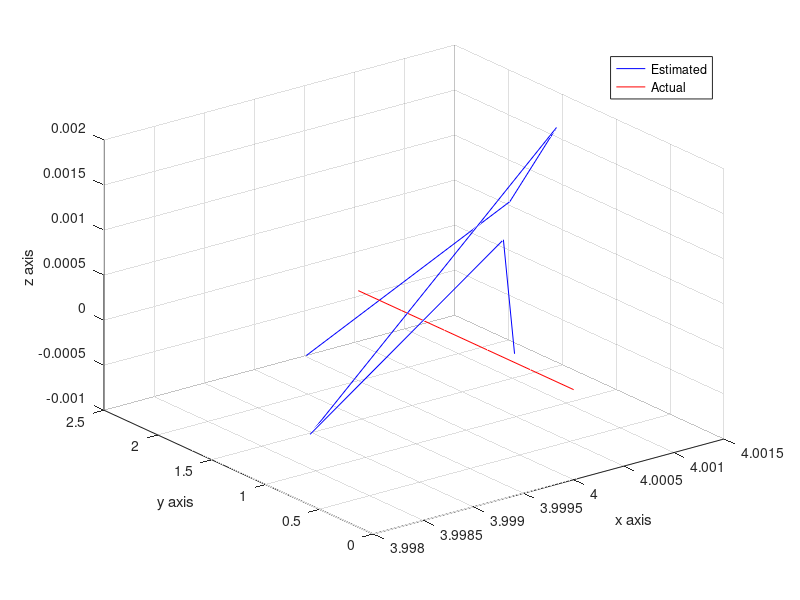

MATLAB code for this plot:
% Beacon Locations
b1 = [0 0.5 0];
b2 = [3.5 0 1];
b3 = [0 1.5 0];
b4 = [4.5 0 0];
b5 = [0 2.5 3.5];
b6 = [1.5 2.5 0];
b7 = [3 0 2];
b8 = [4 4 4];
Barray = [b1; b2; b3; b4; b5; b6; b7; b8];

% convert to km/s
vcty_x = 40/1000; 
vcty_y = 20/1000; 
vcty_z = 5/1000; 

%%%%%%%%%%%%%Actual distances%%%%%%%%%%%%% - the real ones as given
Interval = [0 : 20 : 100]'; 

% x position
x1 = vcty_x.*Interval; % distance
x23 = x1(6).*(ones([10 1])); % no movement and keep previous x position 
xpos = vertcat(x1, x23); %concatenate vectors

% y position
y1 = zeros([5 1]); %no movement
y2 = vcty_y.*Interval; 
y3 = y2(6).*(ones([5 1])); 
ypos = vertcat(y1, y2, y3);

% z position
z12 = zeros([10 1]); %no movement
z3 = vcty_z.*Interval; 
zpos = vertcat(z12, z3); 

XYZ = horzcat(xpos, ypos, zpos); %Concatenate x, y and z vectors horizontally

r = []; % actual distances from beacons to target
for s = [1:1:16] 
    %copy x,y,z pos 8 times for each time interval:
    posXArr = XYZ(s,1).*ones([8 1]); 
    posYArr = XYZ(s,2).*ones([8 1]);
    posZArr = XYZ(s,3).*ones([8 1]);
    %calculate distance from all 8 beacons at each time interval
    rNew = sqrt((posXArr-Barray(1:8,1)).^2 + (posYArr-Barray(1:8,2)).^2 + (posZArr-Barray(1:8,3)).^2);
    r = vertcat(r, rNew'); % Concatenate vectors vertically
end
r 

%%%%%%%%%%%%%Estimated distances%%%%%%%%%%%%%

% Used my student number to get the seeding
rng(400185871); %random seed
stdDev = 2/1000; %standard dev in km
mean = 0;
res_array = [];
r_i = 0;
for m = [1:1:16]
    r_i = r(m, :) + stdDev.*randn(1,8) + mean;  % add noises to actual distance
    res_array = vertcat(res_array, r_i);
end

disp("Now displaying after the contribution of the added noise below:")
res_array

%%%%%%%%%%%%%Coordinates%%%%%%%%%%%%%
% temporary matrix below
Transp_mat = [0 0 0; 0 0 0; 0 0 0];
Transp_mat_New = [];
R = [0; 0; 0];
R_arr = [];

Ts = 16; % 16 points within 300 seconds

for time = [1:1:Ts]
    for k = [1:1:100] % 100 iterations
        % reset to null/zero
        Transp_mat = [0 0 0; 0 0 0; 0 0 0];
        Transp_mat_New = [];
        JF = [0;0;0];
        for i = [1:1:8]  % 8 beacons
            % fi for the ith beacon
            fi = sqrt((R(1, 1)-Barray(i,1)).^2 + (R(2, 1)-Barray(i,2)).^2 + (R(3, 1)-Barray(i,3)).^2) - res_array(time, i);
            
            % compute the J'J matrix elements seperately
            JJ_11 = (R(1, 1)-Barray(i,1))^2 / (fi + res_array(time, i))^2;
            JJ_12 = ((R(1, 1)-Barray(i,1)) * (R(2, 1)-Barray(i,2))) / (fi + res_array(time, i))^2;
            JJ_13 = ((R(1, 1)-Barray(i,1)) * (R(3, 1)-Barray(i,3))) / (fi + res_array(time, i))^2;
            JJ_21 = JJ_12;
            JJ_22 = (R(2, 1)-Barray(i,2))^2 / (fi + res_array(time, i))^2;
            JJ_23 = ((R(2, 1)-Barray(i,2)) * (R(3, 1)-Barray(i,3))) / (fi + res_array(time, i))^2;
            JJ_31 = JJ_13;
            JJ_32 = JJ_23;
            JJ_33 = (R(3, 1)-Barray(i,3))^2 / (fi + res_array(time, i))^2;

            % form the J'J matrix 
            Transp_mat_New = horzcat(JJ_11, JJ_12, JJ_13);
            Transp_mat_New = vertcat(Transp_mat_New, horzcat(JJ_21, JJ_22, JJ_23));
            Transp_mat_New = vertcat(Transp_mat_New, horzcat(JJ_31, JJ_32, JJ_33));
            Transp_mat = Transp_mat + Transp_mat_New; % sum elements 8 times
            
            % compute the J'F matrix elements seperately
            JF_11 = ((R(1, 1)-Barray(i,1))*fi) / (fi + res_array(time, i));
            JF_21 = ((R(2, 1)-Barray(i,2))*fi) / (fi + res_array(time, i));
            JF_31 = ((R(3, 1)-Barray(i,3))*fi) / (fi + res_array(time, i));

            % form the J'F matrix and sum 8 times
            JF = JF + vertcat(JF_11, JF_21, JF_31);
        end
        R = vertcat(R - (inv(Transp_mat)) * JF); % Apply the iterative formula
    end
    R_arr = vertcat(R_arr, R'); % Concatenate vectors of coordinates vertically
end
R_arr

plot3 (R_arr(6:11,1), R_arr(6:11,2),R_arr(6:11,3),'b')
hold on
plot3 (XYZ(6:11,1), XYZ(6:11,2),XYZ(6:11,3),'r')
xlabel('x axis');
ylabel('y axis');
zlabel('z axis');
legend('Estimated', 'Actual');
grid on;
